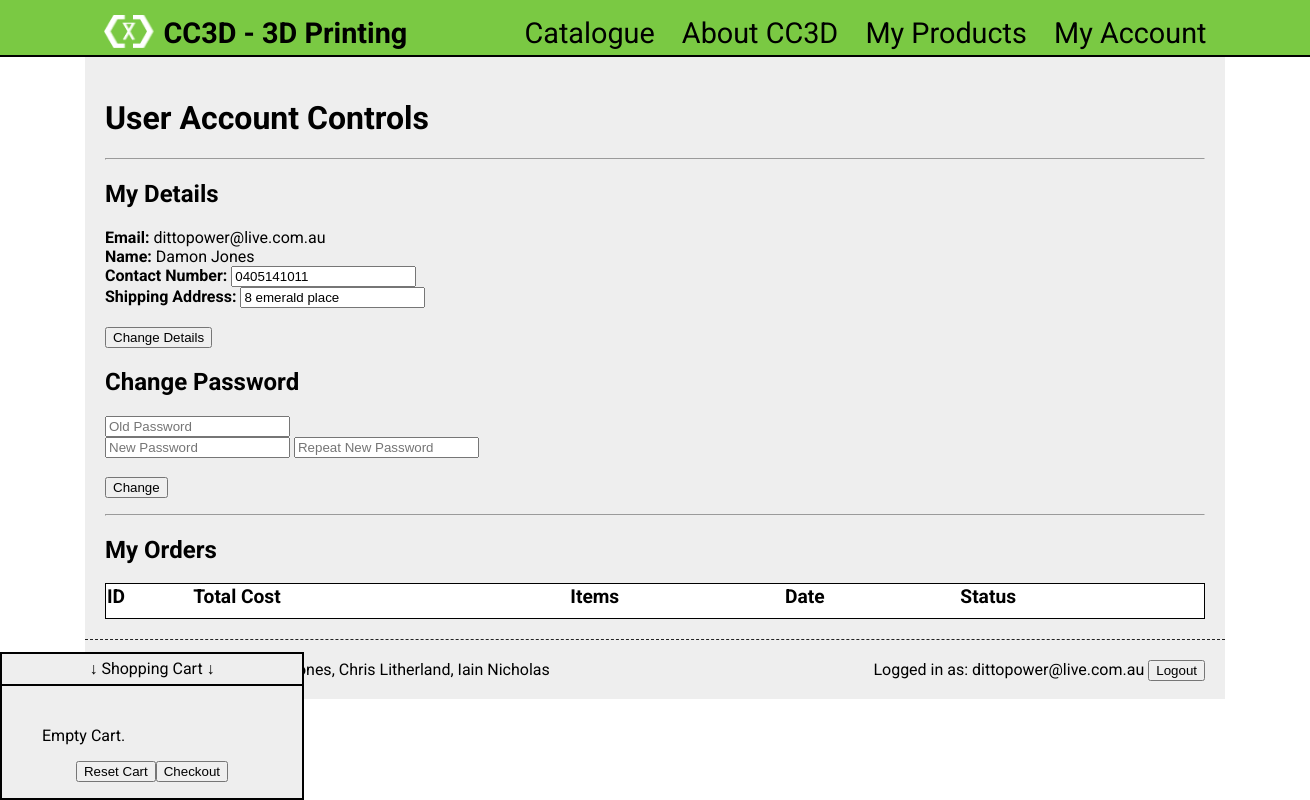
The app's page /account.php (signed in) with its own data.
### tables this page shows
CREATE TABLE IF NOT EXISTS `users` (
  `UserID` int(11) NOT NULL,
  `Email` varchar(255) NOT NULL,
  `Password` varchar(255) NOT NULL,
  `ShippingAddress` varchar(255) NOT NULL,
  `FirstName` varchar(255) NOT NULL,
  `Surname` varchar(255) NOT NULL,
  `ContactNum` varchar(255) NOT NULL,
  PRIMARY KEY (`UserID`)
);

### functions.php (called while the page is built, shortened)
<?php
	function singleRowSQL($sql){
		global $mysqli;
		$p = mysqli_query($mysqli,$sql);
		$row = mysqli_fetch_array($p,MYSQLI_BOTH);
		if($row != NULL){
			return $row;
		}
		else{
			return 0;
		}
	}
?>

### account.php (the view, shortened to what this page needs)
<?php include 'header.php'; ?>
<?php include 'navigation.php'; ?>
<div id="middleContainer"><div id="middle">
<?php
	if (isset($_SESSION['Email'])){
		echo "<h1>User Account Controls</h1><hr>";
		$match = 0;$wrong = 0;
?>
	<div id=userinfo>
		<h2>My Details</h2>
		<?php
			$sql = "SELECT * FROM users where Email = '$_SESSION[Email]'";
			$row = singleRowSQL($sql);
			echo "<form method='POST' action='./account.php'><b> Email: </b>$row[Email]<br>";
			echo "<b> Name:</b> $row[FirstName] $row[Surname]<br>";
			echo "<b> Contact Number:</b> <input type='tel' name='cphone' value='$row[ContactNum]'><br>";
			echo "<b> Shipping Address:</b> <input type='text' name='cadd' value='$row[ShippingAddress]'><br><br><input type='submit' value='Change Details'><br></form>";
		?>
	</div>
	<div id=pwbox>
		<form id='passchange' method='POST'>
			<h2>Change Password</h2>
			<input name='word1' type='password' placeholder='Old Password'>
			<?php if ($wrong){ echo "Wrong Password!";} ?><br>
			<input name='word2' type='password' placeholder='New Password'>
			<input name='word3' type='password' placeholder='Repeat New Password'><br>
			<br><input type='submit' value='Change'>
		</form>
	</div>
	<hr>
	<h2>My Orders</h2>
	<table id="tableList">
	<th>ID</th>
	<th>Total Cost</th>
	<th>Items</th>
	<th>Date</th>
	<th>Status</th>
	</table>
<?php
	}else{
		echo $notLoggedInMessage;
	}
?>
</div></div>
<?php include 'footer.php'; ?>

### style.css (style rules this page uses)
html { overflow-y:scroll; }
body { margin: 0; font-family: 'Roboto', sans-serif; }
#middleContainer { margin: auto; background: #eee; width: 1100px; padding: 20px; position: relative; }
#tableList { width: 100%; border: 1px solid black; border-collapse: collapse; }
#tableList th { text-align:left; font-size: 1.2em; padding-bottom: 10px; }

### records on screen
users: Email "dittopower@live.com.au", FirstName "Damon", Surname "Jones", cphone "0405141011", cadd "8 emerald place"

### other values on screen
$_SESSION['Email'] "dittopower@live.com.au"
